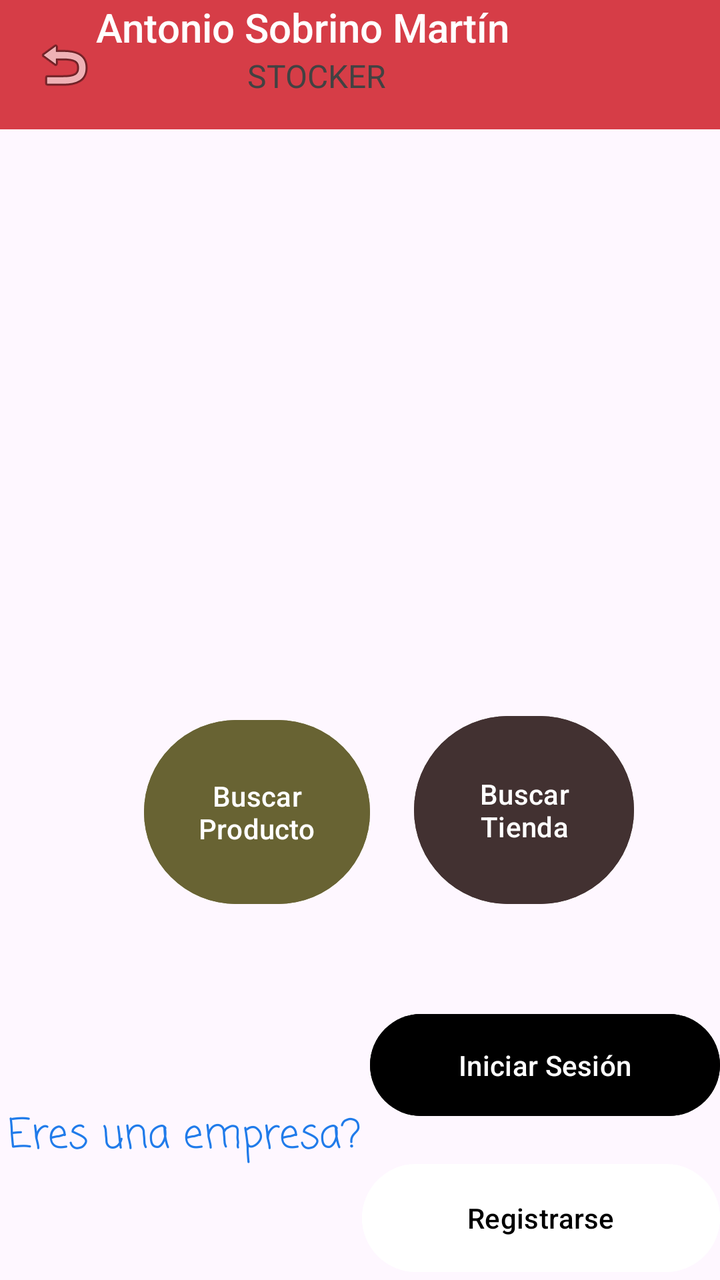
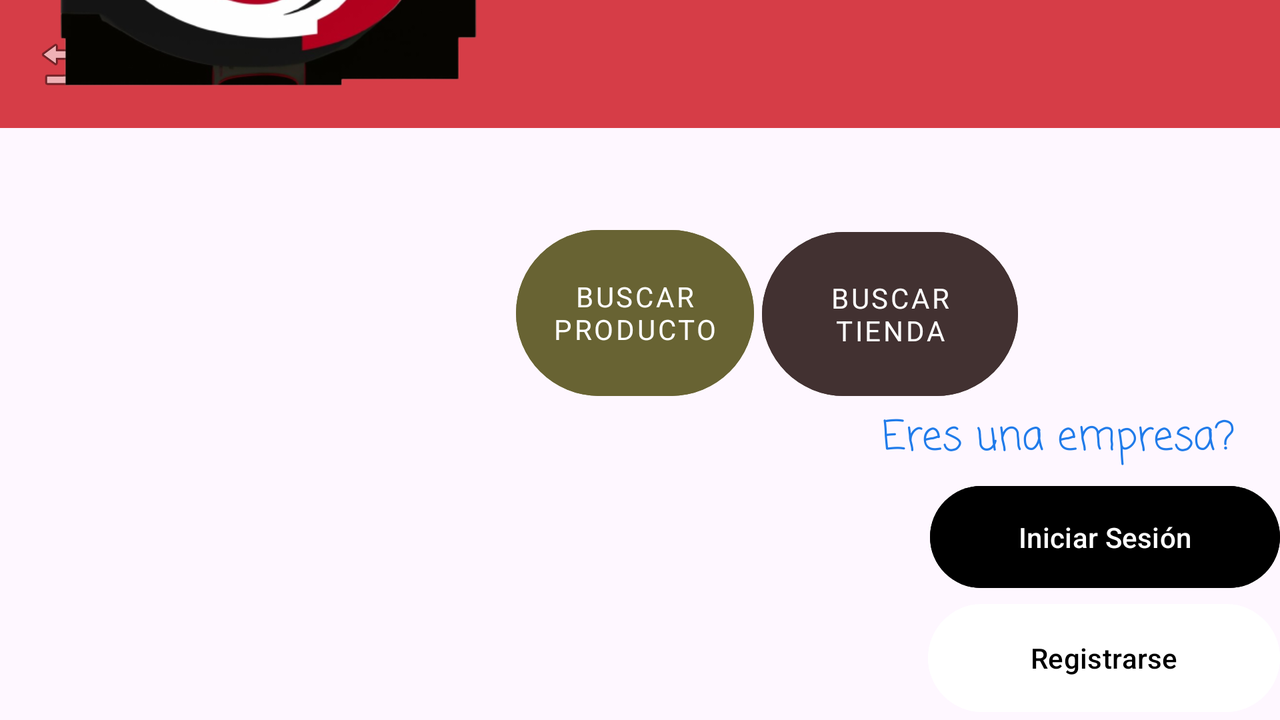

The same Android screen from two of the app's own layout files: first res/layout/ as a phone draws it, then the repository's variant for another configuration, drawn on a device whose configuration selects that folder. Both files follow.
<!-- AndroidManifest.xml: application theme Theme.Stocker2 -->
<!-- res/layout/activity_main.xml -->
<?xml version="1.0" encoding="utf-8"?>
<androidx.constraintlayout.widget.ConstraintLayout xmlns:android="http://schemas.android.com/apk/res/android"
    xmlns:app="http://schemas.android.com/apk/res-auto"
    xmlns:tools="http://schemas.android.com/tools"
    android:layout_width="match_parent"
    android:layout_height="match_parent"
    tools:context=".MainActivity">

    <include
        android:id="@+id/appbar"
        layout="@layout/toolbar"
        app:layout_constraintEnd_toEndOf="parent"
        app:layout_constraintHorizontal_bias="1.0"
        app:layout_constraintStart_toStartOf="parent"
        app:layout_constraintTop_toTopOf="parent" />

    <Button
        android:id="@+id/ButtonBT"
        android:layout_width="110dp"
        android:layout_height="102dp"
        android:layout_marginEnd="30dp"
        android:layout_marginBottom="184dp"
        android:backgroundTint="#423131"
        android:onClick="abrirBuscarTienda"
        android:text="@string/BotStrTienda"
        app:layout_constraintBottom_toBottomOf="parent"
        app:layout_constraintEnd_toEndOf="parent"
        app:layout_constraintHorizontal_bias="0.626"
        app:layout_constraintStart_toEndOf="@+id/BotonBP" />

    <Button
        android:id="@+id/BotonBP"
        android:layout_width="113dp"
        android:layout_height="100dp"
        android:layout_marginStart="72dp"
        android:layout_marginBottom="184dp"
        android:backgroundTint="#686333"
        android:onClick="abrirBuscarProducto"
        android:text="@string/botStrProd"
        app:layout_constraintBottom_toBottomOf="parent"
        app:layout_constraintStart_toStartOf="parent" />

    <Button
        android:id="@+id/btnRegistroEmpresa"
        android:layout_width="179dp"
        android:layout_height="62dp"
        android:backgroundTint="#FFFFFF"
        android:onClick="abrirRegistrar"
        android:text="@string/btnRegEmp"
        android:textColor="#000000"
        app:layout_constraintBottom_toBottomOf="parent"
        app:layout_constraintEnd_toEndOf="parent" />

    <TextView
        android:id="@+id/lbEmpReg"
        android:layout_width="199dp"
        android:layout_height="35dp"
        android:layout_marginStart="4dp"
        android:layout_marginBottom="52dp"
        android:fontFamily="casual"
        android:text="@string/Lbregistro"
        android:textColor="#207BEA"
        android:textSize="20sp"
        app:layout_constraintBottom_toBottomOf="parent"
        app:layout_constraintStart_toStartOf="parent" />

    <Button
        android:id="@+id/btnIniSesi"
        android:layout_width="175dp"
        android:layout_height="59dp"
        android:layout_marginBottom="16dp"
        android:backgroundTint="#000000"
        android:onClick="abrirInicioSec"
        android:text="@string/btIniSesi"
        app:layout_constraintBottom_toTopOf="@+id/btnRegistroEmpresa"
        app:layout_constraintEnd_toEndOf="parent" />

    <ImageView
        android:id="@+id/imageView2"
        android:layout_width="242dp"
        android:layout_height="287dp"
        android:layout_marginBottom="348dp"
        app:layout_constraintBottom_toBottomOf="@+id/appbar"
        app:layout_constraintEnd_toEndOf="parent"
        app:layout_constraintHorizontal_bias="0.497"
        app:layout_constraintStart_toStartOf="parent"
        app:srcCompat="@drawable/st" />


</androidx.constraintlayout.widget.ConstraintLayout>
<!-- res/layout/toolbar.xml (included above) -->
<?xml version="1.0" encoding="utf-8"?>
<androidx.appcompat.widget.Toolbar xmlns:android="http://schemas.android.com/apk/res/android"
    xmlns:app="http://schemas.android.com/apk/res-auto"
    xmlns:tools="http://schemas.android.com/tools"
    android:id="@+id/toolb"
    android:layout_width="match_parent"
    android:layout_height="wrap_content"
    android:background="#3E3640"
    android:backgroundTint="#980707"
    android:backgroundTintMode="add"
    android:minHeight="?attr/actionBarSize"
    android:theme="?attr/actionBarTheme"
    app:layout_constraintEnd_toEndOf="parent"
    app:layout_constraintStart_toStartOf="parent"
    app:layout_constraintTop_toTopOf="parent">

    <ImageView
        android:id="@+id/btn_atras"
        android:layout_width="wrap_content"
        android:layout_height="wrap_content"
        app:srcCompat="@android:drawable/ic_menu_revert" />

    <LinearLayout
        android:layout_width="wrap_content"
        android:layout_height="wrap_content"
        android:orientation="vertical"
        android:paddingBottom="16dp"
        app:layout_constraintBottom_toBottomOf="parent"
        app:layout_constraintEnd_toEndOf="parent"
        app:layout_constraintStart_toStartOf="parent"
        app:layout_constraintTop_toTopOf="parent"
        app:layout_constraintVertical_bias="0.0">

        <TextView
            android:id="@+id/textView2"
            style="@style/TextAppearance.AppCompat.Widget.ActionBar.Title"
            android:layout_width="match_parent"
            android:layout_height="wrap_content"
            android:text="@string/MiNombre"
            android:textColor="@color/white" />

        <TextView
            android:id="@+id/textView3"
            style="@style/TextAppearance.AppCompat.Widget.ActionBar.Subtitle"
            android:layout_width="221dp"
            android:layout_height="wrap_content"
            android:text="@string/appname"
            android:textAlignment="center"
            android:textColor="@color/cardview_dark_background" />
    </LinearLayout>

</androidx.appcompat.widget.Toolbar>
<!-- resources referenced by this layout -->
<resources>
  <color name="white">#FFFFFFFF</color>
  <!-- drawable st: png bitmap (drawable, 122994 bytes) -->
  <string name="BotStrTienda">Buscar Tienda</string>
  <string name="Lbregistro">Eres una empresa?</string>
  <string name="MiNombre">Antonio Sobrino Martín</string>
  <string name="appname">STOCKER</string>
  <string name="botStrProd">Buscar Producto</string>
  <string name="btIniSesi">Iniciar Sesión</string>
  <string name="btnRegEmp">Registrarse</string>
  <style name="Theme.Stocker2" parent="Base.Theme.Stocker2" />
  <style name="Base.Theme.Stocker2" parent="Theme.Material3.DayNight.NoActionBar">
  
      </style>
</resources>
<!-- res/layout-land/activity_main.xml (the repository's variant of the layout above) -->
<!-- drawn on the phone turned sideways -->
<?xml version="1.0" encoding="utf-8"?>
<androidx.constraintlayout.widget.ConstraintLayout xmlns:android="http://schemas.android.com/apk/res/android"
    xmlns:app="http://schemas.android.com/apk/res-auto"
    xmlns:tools="http://schemas.android.com/tools"
    android:layout_width="match_parent"
    android:layout_height="match_parent"
    tools:context=".MainActivity">

    <include
        android:id="@+id/appbar"
        layout="@layout/toolbar"
        app:layout_constraintEnd_toEndOf="parent"
        app:layout_constraintHorizontal_bias="1.0"
        app:layout_constraintStart_toStartOf="parent"
        app:layout_constraintTop_toTopOf="parent" />

    <Button
        android:id="@+id/ButtonBT"
        style="@style/RoundButtonStyle"
        android:layout_width="128dp"
        android:layout_height="94dp"
        android:layout_marginStart="4dp"
        android:layout_marginBottom="156dp"
        android:backgroundTint="#423131"
        android:onClick="abrirBuscarTienda"
        android:text="@string/BotStrTienda"
        app:layout_constraintBottom_toBottomOf="parent"
        app:layout_constraintStart_toEndOf="@+id/BotonBP" />

    <Button
        android:id="@+id/BotonBP"
        style="@style/RoundButtonStyle"
        android:layout_width="119dp"
        android:layout_height="95dp"
        android:layout_marginBottom="156dp"
        android:backgroundTint="#686333"
        android:onClick="abrirBuscarProducto"
        android:text="@string/botStrProd"
        app:layout_constraintBottom_toBottomOf="parent"
        app:layout_constraintStart_toEndOf="@+id/imageView2" />

    <Button
        android:id="@+id/btnRegistroEmpresa"
        android:layout_width="176dp"
        android:layout_height="62dp"
        android:backgroundTint="#FFFFFF"
        android:onClick="abrirRegistrar"
        android:text="@string/btnRegEmp"
        android:textColor="#000000"
        app:layout_constraintBottom_toBottomOf="parent"
        app:layout_constraintEnd_toEndOf="parent" />

    <TextView
        android:id="@+id/lbEmpReg"
        android:layout_width="199dp"
        android:layout_height="35dp"
        android:fontFamily="casual"
        android:text="@string/Lbregistro"
        android:textColor="#207BEA"
        android:textSize="20sp"
        app:layout_constraintBottom_toTopOf="@+id/btnIniSesi"
        app:layout_constraintEnd_toEndOf="parent" />

    <Button
        android:id="@+id/btnIniSesi"
        android:layout_width="175dp"
        android:layout_height="59dp"
        android:backgroundTint="#000000"
        android:onClick="abrirInicioSec"
        android:text="@string/btIniSesi"
        app:layout_constraintBottom_toTopOf="@+id/btnRegistroEmpresa"
        app:layout_constraintEnd_toEndOf="parent" />

    <ImageView
        android:id="@+id/imageView2"
        android:layout_width="248dp"
        android:layout_height="254dp"
        android:layout_marginStart="10dp"
        android:layout_marginBottom="10dp"
        app:layout_constraintBottom_toBottomOf="@+id/appbar"
        app:layout_constraintStart_toStartOf="parent"
        app:srcCompat="@drawable/st" />


</androidx.constraintlayout.widget.ConstraintLayout>
<!-- resources referenced by the variant -->
<!-- as the phone turned sideways resolves them -->
<resources>
  <color name="white">#FFFFFFFF</color>
  <!-- drawable st: png bitmap (drawable, 122994 bytes) -->
  <string name="BotStrTienda">Buscar Tienda</string>
  <string name="Lbregistro">Eres una empresa?</string>
  <string name="MiNombre">Antonio Sobrino Martín</string>
  <string name="appname">STOCKER</string>
  <string name="botStrProd">Buscar Producto</string>
  <string name="btIniSesi">Iniciar Sesión</string>
  <string name="btnRegEmp">Registrarse</string>
  <style name="RoundButtonStyle" parent="Widget.MaterialComponents.Button">
          <item name="android:layout_width">wrap_content</item>
          <item name="android:layout_height">wrap_content</item>
          <item name="android:backgroundTint">@color/blue</item>
          <item name="android:textColor">#FFFFFF</item>
          <item name="android:fontFamily">sans-serif</item>
          <item name="android:padding">16dp</item>
          <item name="android:stateListAnimator">@null</item>
          <item name="shapeAppearance">@style/RoundButtonShapeAppearance</item>
      </style>
  <style name="Theme.Stocker2" parent="Base.Theme.Stocker2" />
  <color name="blue">#FF3366CC</color>
  <style name="RoundButtonShapeAppearance" parent="ShapeAppearance.MaterialComponents">
          <item name="cornerFamily">rounded</item>
          <item name="cornerSize">50%</item>
      </style>
  <style name="Base.Theme.Stocker2" parent="Theme.Material3.DayNight.NoActionBar">
  
      </style>
</resources>
